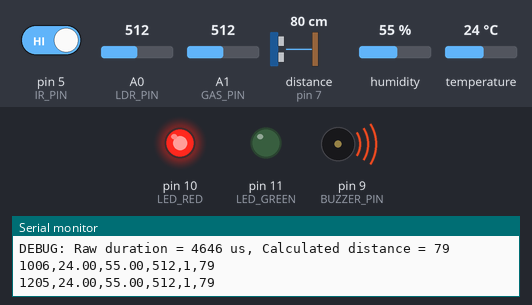
A sketch run on a simulated Arduino Uno, built with avr-gcc and run on an emulated ATmega328P. On the bench: output pins drawn as LEDs (lit = HIGH), buzzer (waves = sounding), the last lines printed to the serial monitor. Wiring (inferred from the names in the program): ultrasonic range finder: trigger pin 6; echo pin 7. Inputs (shaded band) come from the test bench; at power-on: pin 5 (IR_PIN) HIGH, distance to the obstacle (sensor on pin 7) 80 cm, humidity 55 %, A0 (LDR_PIN) = 512, A1 (GAS_PIN) = 512, temperature 24 °C. The echo pulse lasts 58.3 µs per cm; pins used as bus, display or sensor lines are not drawn.

Above: at 1.25 s.
1.3 s: pin 5 (IR_PIN) driven LOW
At 2.1 s:
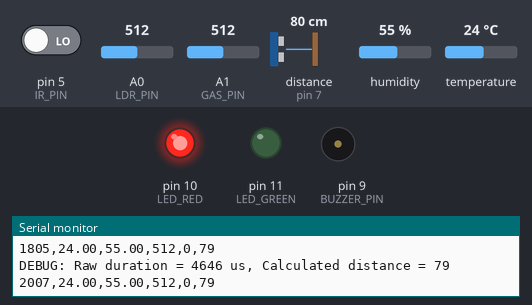
2.8 s: distance to the obstacle (sensor on pin 7) set to 22 cm
4.3 s: distance to the obstacle (sensor on pin 7) set to 18 cm
At 4.56 s:
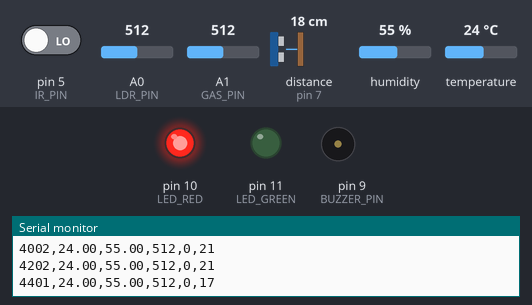
11.3 s: distance to the obstacle (sensor on pin 7) set to 35 cm
At 11.6 s:
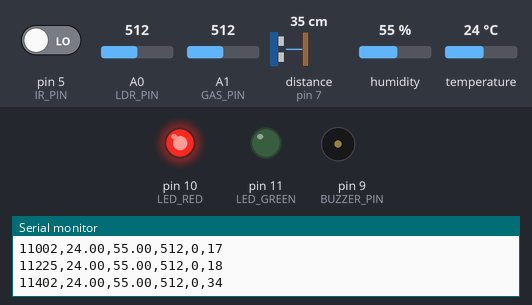
12.8 s: humidity set to 83 %
14.6 s: humidity set to 87 %
At 15.85 s:
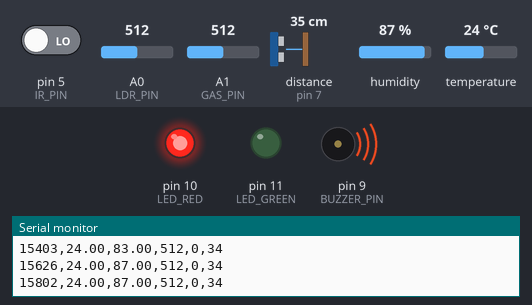
Timing chart, 0 to 19.1 s (numbered marks = the images above; inputs shaded):
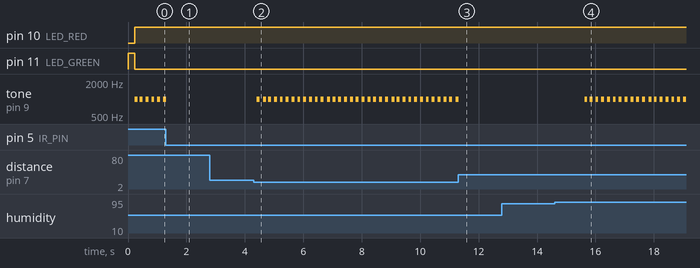

Measured:
- the behaviour switches between 21 and 20 cm on distance to the obstacle (sensor on pin 7) (found by bisection; images 1 and 2)
- the behaviour switches between 85 and 86 % on humidity (found by bisection; images 3 and 4)
- after the input at 1.3 s, tone on pin 9 (BUZZER_PIN): goes on until 1.3 s, then stays silent
- after the input at 4.3 s, tone on pin 9 (BUZZER_PIN): alternates 1000 Hz for 0.10 s and silent for 0.10 s, starting after 0.10 s
- after the input at 11.3 s, tone on pin 9 (BUZZER_PIN): goes on until 11.3 s, then stays silent
- after the input at 14.6 s, tone on pin 9 (BUZZER_PIN): alternates 1000 Hz for 0.10 s and silent for 0.10 s, starting after 1.0 s
- by itself, tone on pin 9 (BUZZER_PIN): alternates 1000 Hz for 0.10 s and silent for 0.10 s

The sketch:

mars_sentinel_firmware.ino
```cpp
/*
 * MARS-SENTINEL Firmware
 * Portable Astronaut Safety & Habitat Monitoring System
 *
 * Hardware Setup:
 * - LDR: A0 (with 10kΩ resistor to GND)
 * - Gas Sensor (MQ-2/MQ-135): A1
 * - Temperature Sensor (LM35): A2 (or DHT11 on D4)
 * - IR Proximity Sensor: D5
 * - Ultrasonic Trig: D6
 * - Ultrasonic Echo: D7
 * - Buzzer: D9
 * - LED Red: D10
 * - LED Green: D11
 */

#include <DHT.h>

// Pin definitions
#define LDR_PIN A0
#define GAS_PIN A1
#define TEMP_ANALOG_PIN A2
#define DHT_PIN 4
#define IR_PIN 5
#define ULTRASONIC_TRIG 6
#define ULTRASONIC_ECHO 7
#define BUZZER_PIN 9
#define LED_RED 10
#define LED_GREEN 11

// Sensor configuration
#define DHT_TYPE DHT11
DHT dht(DHT_PIN, DHT_TYPE);

// Timing
unsigned long lastSensorRead = 0;
const unsigned long SENSOR_INTERVAL = 200; // 200ms as per PRD

// Thresholds (can be updated via serial commands)
struct Thresholds {
  float tempHigh = 45.0;
  float tempWarn = 35.0;
  float humidHigh = 85.0;
  float humidWarn = 70.0;
  int gasHigh = 600;
  int gasWarn = 300;
  int distanceWarn = 50;
  int distanceDanger = 20;
  int irDanger = 1;
} thresholds;

// System state
enum SystemStatus { STATUS_OK, STATUS_WARN, STATUS_DANGER };
SystemStatus currentStatus = STATUS_OK;

void setup() {
  Serial.begin(9600);

  // Initialize DHT sensor
  dht.begin();

  // Configure pins
  pinMode(LDR_PIN, INPUT);
  pinMode(GAS_PIN, INPUT);
  pinMode(TEMP_ANALOG_PIN, INPUT);
  pinMode(IR_PIN, INPUT);
  pinMode(ULTRASONIC_TRIG, OUTPUT);
  pinMode(ULTRASONIC_ECHO, INPUT);
  pinMode(BUZZER_PIN, OUTPUT);
  pinMode(LED_RED, OUTPUT);
  pinMode(LED_GREEN, OUTPUT);

  // Initial state - green LED on
  digitalWrite(LED_GREEN, HIGH);
  digitalWrite(LED_RED, LOW);

  Serial.println("MARS-SENTINEL System Initialized");
  Serial.println("Format: timestamp,temp,humidity,gas,ir,distance");
}

void loop() {
  unsigned long currentTime = millis();

  // Read sensors at specified interval
  if (currentTime - lastSensorRead >= SENSOR_INTERVAL) {
    readAndProcessSensors();
    lastSensorRead = currentTime;
  }

  // Check for incoming serial commands
  if (Serial.available()) {
    processSerialCommand();
  }
}

void readAndProcessSensors() {
  // Read all sensors
  float temperature = readTemperature();
  float humidity = readHumidity();
  int gasLevel = readGasLevel();
  int irDetection = digitalRead(IR_PIN);
  long distance = readUltrasonicDistance();
  int lightLevel = readLightLevel();

  // Determine system status
  SystemStatus newStatus = evaluateStatus(temperature, humidity, gasLevel, irDetection, distance);

  // Update LEDs and buzzer based on status
  updateAlarms(newStatus);
  currentStatus = newStatus;

  // Send data via serial in CSV format
  Serial.print(millis());
  Serial.print(",");
  Serial.print(temperature, 2);
  Serial.print(",");
  Serial.print(humidity, 2);
  Serial.print(",");
  Serial.print(gasLevel);
  Serial.print(",");
  Serial.print(irDetection);
  Serial.print(",");
  Serial.println(distance);
}

float readTemperature() {
  // Try DHT11 first
  float temp = dht.readTemperature();

  // If DHT11 fails, use LM35 analog sensor
  if (isnan(temp)) {
    int analogValue = analogRead(TEMP_ANALOG_PIN);
    temp = (analogValue * 5.0 / 1024.0) * 100.0; // LM35: 10mV/°C
  }

  return temp;
}

float readHumidity() {
  float humidity = dht.readHumidity();
  return isnan(humidity) ? 0.0 : humidity;
}

int readGasLevel() {
  return analogRead(GAS_PIN);
}

int readLightLevel() {
  int rawValue = analogRead(LDR_PIN);
  // Convert to percentage (0-100%)
  return map(rawValue, 0, 1023, 0, 100);
}

long readUltrasonicDistance() {
  // Clear trigger pin
  digitalWrite(ULTRASONIC_TRIG, LOW);
  delayMicroseconds(5);

  // Send 10us pulse
  digitalWrite(ULTRASONIC_TRIG, HIGH);
  delayMicroseconds(10);
  digitalWrite(ULTRASONIC_TRIG, LOW);

  // Read echo duration with longer timeout
  long duration = pulseIn(ULTRASONIC_ECHO, HIGH, 60000); // 60ms timeout for better range

  // DEBUG: Print raw duration to help diagnose
  if (millis() % 1000 < 200) { // Only print debug every ~1 second
    Serial.print("DEBUG: Raw duration = ");
    Serial.print(duration);
    Serial.print(" us, ");
  }

  // If no echo received (timeout), return max range
  if (duration == 0) {
    if (millis() % 1000 < 200) {
      Serial.println("NO ECHO (timeout)");
    }
    return 400; // Max range for timeout
  }

  // Calculate distance (speed of sound = 343 m/s at 20°C)
  // Distance = (duration in microseconds * 0.0343) / 2
  long distance = (duration * 0.0343) / 2;

  if (millis() % 1000 < 200) {
    Serial.print("Calculated distance = ");
    Serial.println(distance);
  }

  // Constrain to valid HC-SR04 range (2-400cm)
  if (distance < 2) {
    return 2; // Minimum detection range
  } else if (distance > 400) {
    return 400; // Maximum range
  }

  return distance;
}

SystemStatus evaluateStatus(float temp, float humidity, int gas, int ir, long distance) {
  SystemStatus status = STATUS_OK;

  // Temperature checks
  if (temp > thresholds.tempHigh) {
    status = STATUS_DANGER;
  } else if (temp > thresholds.tempWarn && status != STATUS_DANGER) {
    status = STATUS_WARN;
  }

  // Humidity checks
  if (humidity > thresholds.humidHigh) {
    status = STATUS_DANGER;
  } else if (humidity > thresholds.humidWarn && status != STATUS_DANGER) {
    status = STATUS_WARN;
  }

  // Gas level checks
  if (gas > thresholds.gasHigh) {
    status = STATUS_DANGER;
  } else if (gas > thresholds.gasWarn && status != STATUS_DANGER) {
    status = STATUS_WARN;
  }

  // Distance checks (obstacle detection)
  if (distance < thresholds.distanceDanger) {
    status = STATUS_DANGER;
  } else if (distance < thresholds.distanceWarn && status != STATUS_DANGER) {
    status = STATUS_WARN;
  }

  // IR edge detection
  if (ir >= thresholds.irDanger) {
    status = STATUS_DANGER;
  }

  return status;
}

void updateAlarms(SystemStatus status) {
  switch (status) {
    case STATUS_OK:
      digitalWrite(LED_GREEN, HIGH);
      digitalWrite(LED_RED, LOW);
      noTone(BUZZER_PIN);
      break;

    case STATUS_WARN:
      digitalWrite(LED_GREEN, LOW);
      digitalWrite(LED_RED, HIGH);
      noTone(BUZZER_PIN);
      break;

    case STATUS_DANGER:
      digitalWrite(LED_GREEN, LOW);
      digitalWrite(LED_RED, HIGH);
      // Fast beep pattern for danger
      tone(BUZZER_PIN, 1000, 100);
      break;
  }
}

void processSerialCommand() {
  String command = Serial.readStringUntil('\n');
  command.trim();

  if (command.startsWith("SET ")) {
    // Parse threshold update commands
    // Format: SET TEMP_HIGH 45
    int spaceIndex = command.indexOf(' ', 4);
    if (spaceIndex > 0) {
      String parameter = command.substring(4, spaceIndex);
      float value = command.substring(spaceIndex + 1).toFloat();

      if (parameter == "TEMP_HIGH") {
        thresholds.tempHigh = value;
        Serial.println("OK: TEMP_HIGH updated to " + String(value));
      } else if (parameter == "TEMP_WARN") {
        thresholds.tempWarn = value;
        Serial.println("OK: TEMP_WARN updated to " + String(value));
      } else if (parameter == "HUMID_HIGH") {
        thresholds.humidHigh = value;
        Serial.println("OK: HUMID_HIGH updated to " + String(value));
      } else if (parameter == "HUMID_WARN") {
        thresholds.humidWarn = value;
        Serial.println("OK: HUMID_WARN updated to " + String(value));
      } else if (parameter == "GAS_HIGH") {
        thresholds.gasHigh = (int)value;
        Serial.println("OK: GAS_HIGH updated to " + String((int)value));
      } else if (parameter == "GAS_WARN") {
        thresholds.gasWarn = (int)value;
        Serial.println("OK: GAS_WARN updated to " + String((int)value));
      } else if (parameter == "DIST_WARN") {
        thresholds.distanceWarn = (int)value;
        Serial.println("OK: DIST_WARN updated to " + String((int)value));
      } else if (parameter == "DIST_DANGER") {
        thresholds.distanceDanger = (int)value;
        Serial.println("OK: DIST_DANGER updated to " + String((int)value));
      } else {
        Serial.println("ERROR: Unknown parameter " + parameter);
      }
    }
  } else if (command == "STATUS") {
    // Return current system status
    Serial.println("System Status: " + String(currentStatus == STATUS_OK ? "OK" :
                                              currentStatus == STATUS_WARN ? "WARN" : "DANGER"));
  } else if (command == "THRESHOLDS") {
    // Return current thresholds
    Serial.println("Current Thresholds:");
    Serial.println("TEMP_HIGH: " + String(thresholds.tempHigh));
    Serial.println("TEMP_WARN: " + String(thresholds.tempWarn));
    Serial.println("HUMID_HIGH: " + String(thresholds.humidHigh));
    Serial.println("HUMID_WARN: " + String(thresholds.humidWarn));
    Serial.println("GAS_HIGH: " + String(thresholds.gasHigh));
    Serial.println("GAS_WARN: " + String(thresholds.gasWarn));
    Serial.println("DIST_WARN: " + String(thresholds.distanceWarn));
    Serial.println("DIST_DANGER: " + String(thresholds.distanceDanger));
  } else if (command == "HELP") {
    Serial.println("MARS-SENTINEL Commands:");
    Serial.println("SET TEMP_HIGH <value> - Set temperature danger threshold");
    Serial.println("SET TEMP_WARN <value> - Set temperature warning threshold");
    Serial.println("SET GAS_HIGH <value> - Set gas danger threshold");
    Serial.println("STATUS - Get current system status");
    Serial.println("THRESHOLDS - Show all thresholds");
    Serial.println("HELP - Show this help");
  }
}
```
